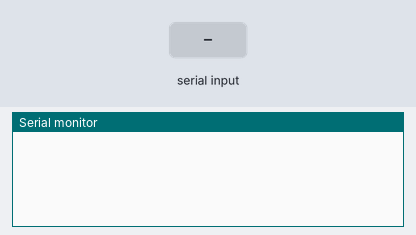
Bench run of a sketch on a simulated Arduino Uno, built with avr-gcc and run on an emulated ATmega328P. Shown: the last lines printed to the serial monitor. The test bench sets the inputs (shaded band).

Above: at 1.2 s.
1.3 s: "90,45\n" received over Serial
At 2.8 s:
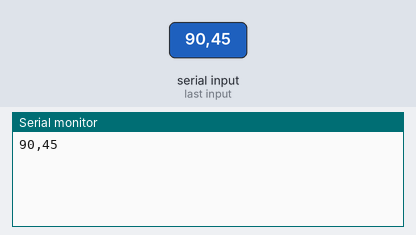
3.1 s: "0\n" received over Serial
At 4.2 s:
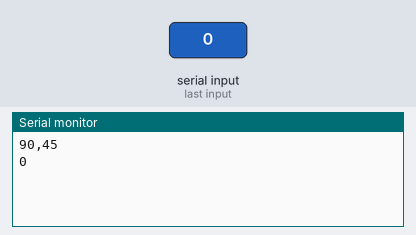

The sketch:

bmo_driver.ino
```cpp
#include <RCSwitch.h>
#include <IRremote.h>
#include <avr/interrupt.h>
#include "bmo_driver.h"

#define RF315 1
#define RF433 2
#define IR1 3
#define IR2 4

#define RF315_TX_PIN 10
#define RF315_RX_IRQ 0 // D-PIN 2


#define RF433_TX_PIN 11
#define RF433_RX_IRQ 1 // D-PIN 3


#define IR1_RX_PIN 12

RCSwitch rf = RCSwitch();
IRrecv ir1RX(IR1_RX_PIN);
IRsend ir1TX;

decode_results results;
String msg = "";
String json = "";
boolean messageCompleted = false;


void setup() {
    Serial.begin(115200);

    ir1RX.enableIRIn();
    rf.setPulseLength(297);
}

void loop() {
    messageCompleted = !Serial.available();

    while (Serial.available()) {
        msg += (char) Serial.read();
    }

    if (msg != "" && messageCompleted) {
        bmo_message message = parseBMOMessage(msg);

        Serial.println(msg);
        sendCode(message);

        msg = "";
        messageCompleted = false;
    }

    json = getBMOJson();

    if (json != "") {
        Serial.println(json);
    }

}

bmo_message parseBMOMessage(String msg) {
    char bmoMessage[128];
    char bmoTypeName[8];
    bmo_message message;
    long code;

    msg.toCharArray(bmoMessage, 128);
    sscanf(bmoMessage, "%s %ld %d %d", bmoTypeName, &message.code, &message.bits, &message.protocol);

    message.type = parseBMOType(bmoTypeName);

    return message;
}

void sendCode(bmo_message message) {
    cli();

    // TODO: retornar json de mensagem recebida
    switch (message.type) {
        case RF315:
            rf.enableTransmit(RF315_TX_PIN);
            rf.send(message.code, message.bits);
            delay(20);
            break;

        case RF433:
            rf.enableTransmit(RF433_TX_PIN);
            rf.send(message.code, message.bits);
            delay(20);
            break;

        case IR1:
            switch (message.protocol) {
                case NEC:
                    ir1TX.sendNEC(message.code, message.bits);
                    break;
                case SONY:
                    ir1TX.sendSony(message.code, message.bits);
                    break;
                case RC5:
                    ir1TX.sendRC5(message.code, message.bits);
                    break;
                case RC6:
                    ir1TX.sendRC6(message.code, message.bits);
                    break;
                case DISH:
                    ir1TX.sendDISH(message.code, message.bits);
                    break;
                case PANASONIC:
                    ir1TX.sendPanasonic(message.code, message.bits);
                    break;
                case JVC:
                    ir1TX.sendJVC(message.code, message.bits, 5);
                    break;
            }

        ir1RX.enableIRIn();
        ir1RX.resume();
    }

    sei();
}


String getBMOJson() {
    String bmoJson = "";

    bmoJson += getRFMessage(RF315_RX_IRQ, RF315);
    bmoJson += getRFMessage(RF433_RX_IRQ, RF433);

    if (ir1RX.decode(&results)) {
        long value = results.value;
        bmoJson += getScanJSON(getBMOTypeName(IR1), value, results.bits, results.decode_type);
        ir1RX.resume();
    }

    return bmoJson;
}

String getRFMessage(int rxIRQ, int rfType) {
    String json = "";

    rf.enableReceive(rxIRQ);
    delay(80);

    if (rf.available()) {
        long value = rf.getReceivedValue();

        if (value != 0) {
            json = getScanJSON(getBMOTypeName(rfType), value,
                rf.getReceivedBitlength(),
                rf.getReceivedProtocol()
            );
        }

        rf.resetAvailable();
        delay(20);
    }

    rf.disableReceive();

    return json;
}

String getScanJSON(const char * type, long code, int bitLength, int protocol) {
    char format[] = "{\"type\": \"%s\", \"code\": %ld, \"bits\": %d, \"protocol\": %d}",
         buffer[200];

    sprintf(buffer, format, type, code, bitLength, protocol);

    return String(buffer);
}


int parseBMOType(char * bmoType) {
    if (strncmp("RF315", bmoType, 8) == 0) {
        return RF315;
    }
    else if (strncmp("RF433", bmoType, 8) == 0) {
        return RF433;
    }
    else if (strncmp("IR1", bmoType,  8) == 0) {
        return IR1;
    }
    else if (strncmp("IR2", bmoType,  8) == 0) {
        return IR2;
    }
}

char * getBMOTypeName(int type) {
    switch (type) {
        case RF315:
            return "RF315";

        case RF433:
            return "RF433";

        case IR1:
            return "IR1";

        case IR2:
            return "IR2";
    }
}
```

bmo_driver.h
```cpp
#ifndef bmo_driver_h
#define bmo_driver_h

typedef struct bmo_message {
    int type;
    long code;
    int bits;
    int protocol;
} bmo_message;

bmo_message parseBMOMessage(String msg);
void sendCode(bmo_message message);
String getBMOJson();
String getScanJSON(const char * type, long code, int bitLength, int protocol);
int parseBMOType(char * bmoType);
char * getBMOTypeName(int type);

#endif
```

Measured:
- after the input at 1.3 s, the serial monitor: prints a new line after 0.30 s (image 1)
- after the input at 3.1 s, the serial monitor: prints a new line after 0.27 s (image 2)
